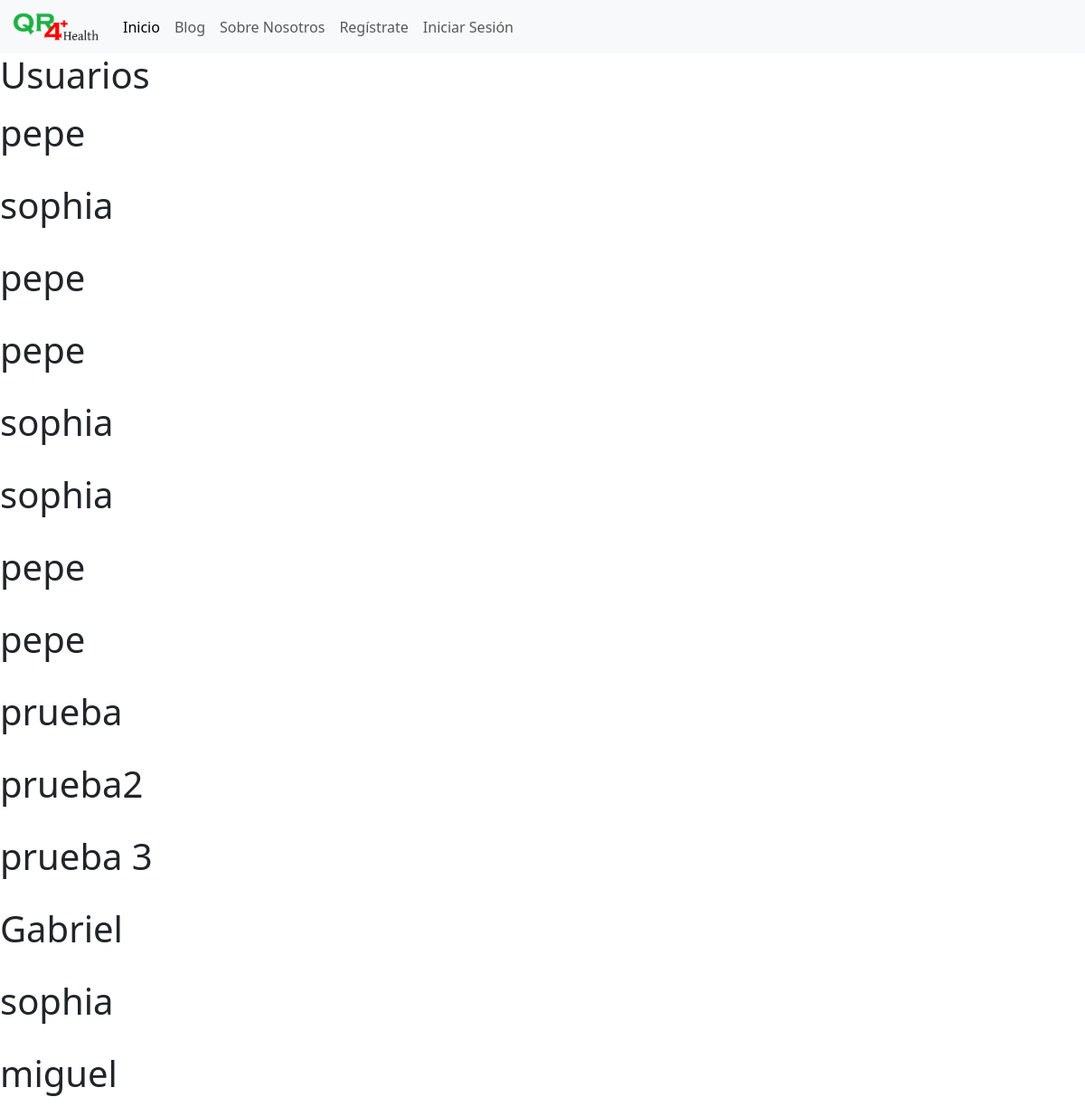
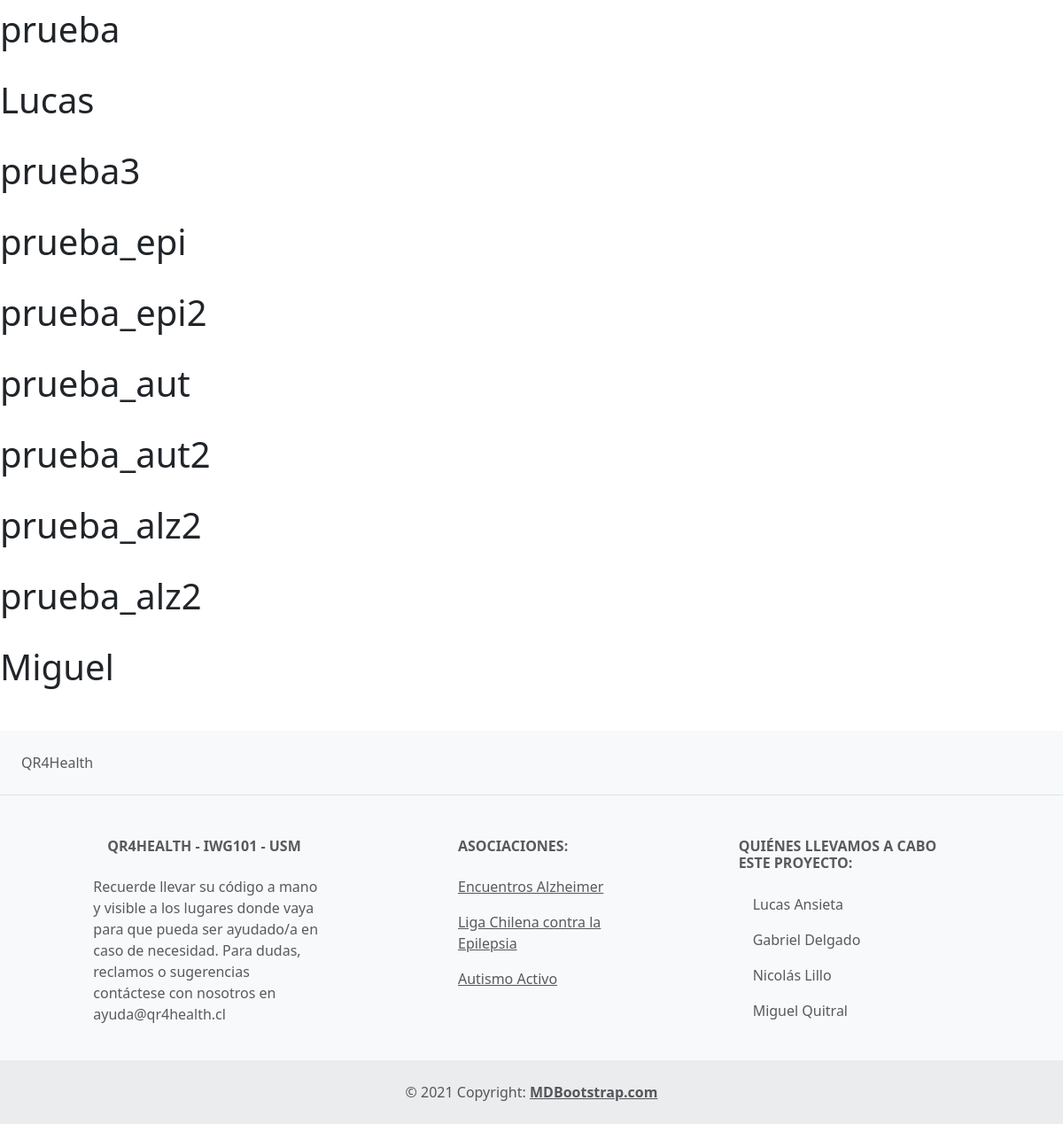
/users/, run on the app's committed database (2 pictures, top to bottom).
### myapp/models.py (models this page shows, shortened)
class Usuario(models.Model):
    name = models.CharField(max_length=20)
    padecimiento = models.CharField(max_length=20, default="default")
    alergias = models.TextField()
    contact = models.CharField(max_length=20)
    num_contact = models.IntegerField()
    recomendaciones_condicion = models.TextField(default="No se encontraron recomendaciones para esta condición")
    codigo= models.TextField(default="default")
    user= models.ForeignKey(User, on_delete=models.CASCADE, null=True, blank=True)

### myapp/views.py (the view)
# urls.py: path('users/', views.user, name="users"),
def user(request):
    users = Usuario.objects.all()
    return render(request, "users.html", {"users" : users})

### myapp/templates/users.html (shortened to what this page needs)
{% extends "layouts/base.html" %}
{% load static %}
{% block content %}
<h1> Usuarios </h1>
<p>
{% for user in users %}
<h1>
    {{ user.name }}
</h1>
{% endfor %}
</p>
{% endblock %}

### data on the page
Usuario: name "pepe"
Usuario: name "sophia"
Usuario: name "pepe"
Usuario: name "pepe"
Usuario: name "sophia"
Usuario: name "sophia"
Usuario: name "pepe"
Usuario: name "pepe"
Usuario: name "prueba"
Usuario: name "prueba2"
Usuario: name "prueba 3"
Usuario: name "Gabriel"
Usuario: name "sophia"
Usuario: name "miguel"
Usuario: name "prueba"
Usuario: name "Lucas"
Usuario: name "prueba3"
Usuario: name "prueba_epi"
Usuario: name "prueba_epi2"
Usuario: name "prueba_aut"
Usuario: name "prueba_aut2"
Usuario: name "prueba_alz2"
Usuario: name "prueba_alz2"
Usuario: name "Miguel"
